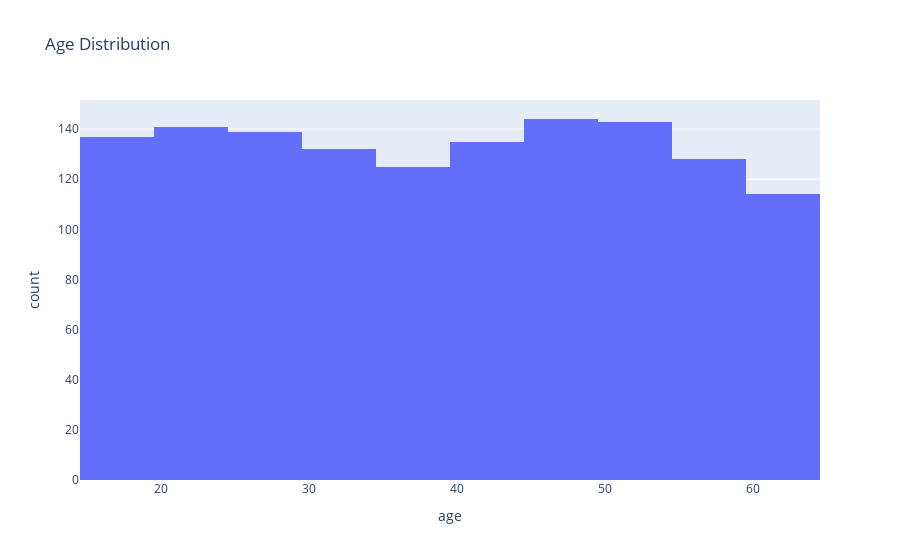
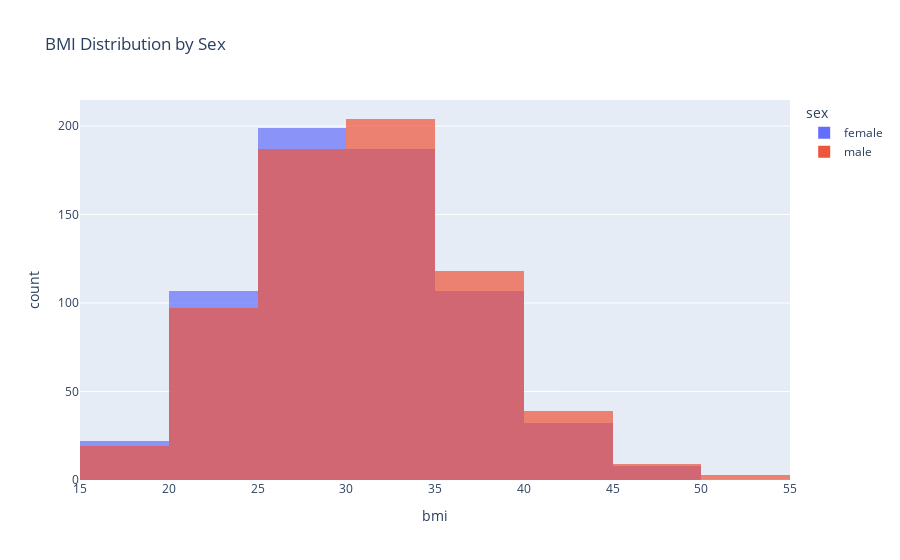
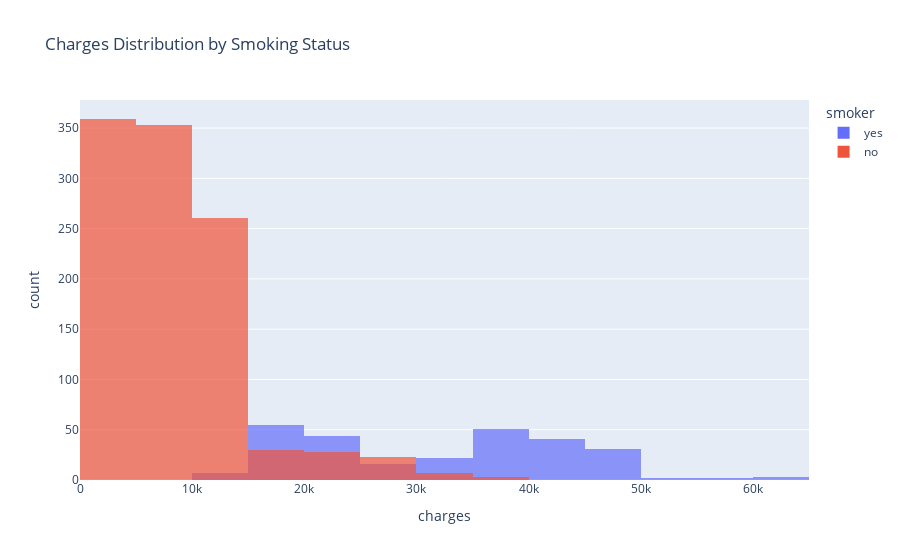
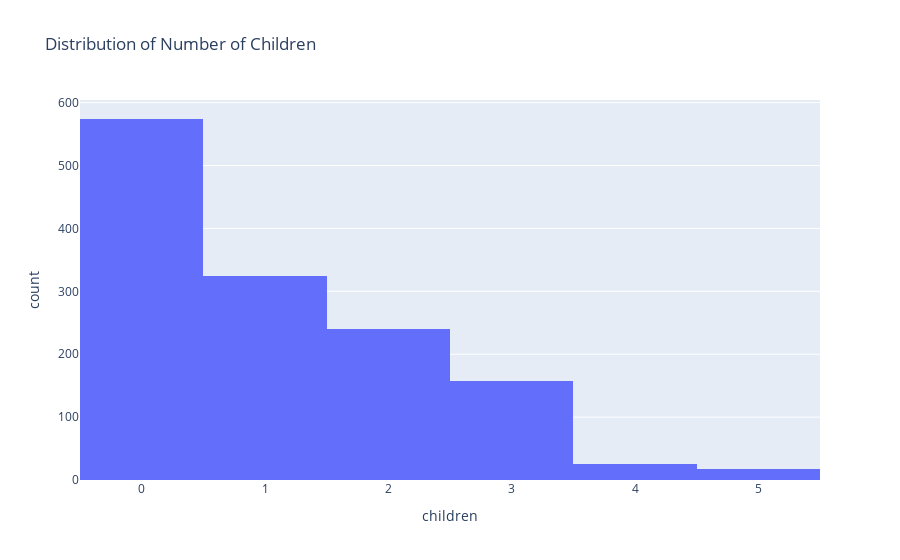

The notebook cell these images were saved under, in order:
### Code cell
# write here your code
fig1 = px.histogram(df, x='age', nbins=10, title='Age Distribution')
fig1.show()
fig2 = px.histogram(df, x='bmi', color='sex', nbins=15,
                   title='BMI Distribution by Sex', barmode='overlay', opacity=0.7)
fig2.show()
fig3 = px.histogram(df, x='charges', color='smoker', nbins=20,
                   title='Charges Distribution by Smoking Status', barmode='overlay', opacity=0.7)
fig3.show()
fig4 = px.histogram(df, x='children', nbins=7,
                   title='Distribution of Number of Children')
fig4.show()

fig5 = px.histogram(df, x='charges', color='region', nbins=20,
                   title='Charges Distribution by Region', barmode='overlay', opacity=0.7)
fig5.show()

### Figure 1 — Plotly figure (JSON) as saved in the notebook; plotly's stock layout.template omitted (floating-point values rounded to 4 significant figures; data arrays with more than 128 entries replaced by an {"elided": "..."} marker saying what was removed)
{"data": [{"bingroup": "x", "hovertemplate": "age=%{x}<br>count=%{y}<extra></extra>", "legendgroup": "", "marker": {"color": "#636efa", "pattern": {"shape": ""}}, "name": "", "nbinsx": 10, "orientation": "v", "showlegend": false, "type": "histogram", "x": {"elided": "1338 int values"}, "xaxis": "x", "yaxis": "y"}], "layout": {"barmode": "relative", "legend": {"tracegroupgap": 0}, "title": {"text": "Age Distribution"}, "xaxis": {"anchor": "y", "domain": [0, 1], "title": {"text": "age"}}, "yaxis": {"anchor": "x", "domain": [0, 1], "title": {"text": "count"}}}}

### Figure 2 — Plotly figure (JSON) as saved in the notebook; plotly's stock layout.template omitted (floating-point values rounded to 4 significant figures; data arrays with more than 128 entries replaced by an {"elided": "..."} marker saying what was removed)
{"data": [{"bingroup": "x", "hovertemplate": "sex=female<br>bmi=%{x}<br>count=%{y}<extra></extra>", "legendgroup": "female", "marker": {"color": "#636efa", "opacity": 0.7, "pattern": {"shape": ""}}, "name": "female", "nbinsx": 15, "orientation": "v", "showlegend": true, "type": "histogram", "x": {"elided": "662 float values"}, "xaxis": "x", "yaxis": "y"}, {"bingroup": "x", "hovertemplate": "sex=male<br>bmi=%{x}<br>count=%{y}<extra></extra>", "legendgroup": "male", "marker": {"color": "#EF553B", "opacity": 0.7, "pattern": {"shape": ""}}, "name": "male", "nbinsx": 15, "orientation": "v", "showlegend": true, "type": "histogram", "x": {"elided": "676 float values"}, "xaxis": "x", "yaxis": "y"}], "layout": {"barmode": "overlay", "legend": {"title": {"text": "sex"}, "tracegroupgap": 0}, "title": {"text": "BMI Distribution by Sex"}, "xaxis": {"anchor": "y", "domain": [0, 1], "title": {"text": "bmi"}}, "yaxis": {"anchor": "x", "domain": [0, 1], "title": {"text": "count"}}}}

### Figure 3 — Plotly figure (JSON) as saved in the notebook; plotly's stock layout.template omitted (floating-point values rounded to 4 significant figures; data arrays with more than 128 entries replaced by an {"elided": "..."} marker saying what was removed)
{"data": [{"bingroup": "x", "hovertemplate": "smoker=yes<br>charges=%{x}<br>count=%{y}<extra></extra>", "legendgroup": "yes", "marker": {"color": "#636efa", "opacity": 0.7, "pattern": {"shape": ""}}, "name": "yes", "nbinsx": 20, "orientation": "v", "showlegend": true, "type": "histogram", "x": {"elided": "274 float values"}, "xaxis": "x", "yaxis": "y"}, {"bingroup": "x", "hovertemplate": "smoker=no<br>charges=%{x}<br>count=%{y}<extra></extra>", "legendgroup": "no", "marker": {"color": "#EF553B", "opacity": 0.7, "pattern": {"shape": ""}}, "name": "no", "nbinsx": 20, "orientation": "v", "showlegend": true, "type": "histogram", "x": {"elided": "1064 float values"}, "xaxis": "x", "yaxis": "y"}], "layout": {"barmode": "overlay", "legend": {"title": {"text": "smoker"}, "tracegroupgap": 0}, "title": {"text": "Charges Distribution by Smoking Status"}, "xaxis": {"anchor": "y", "domain": [0, 1], "title": {"text": "charges"}}, "yaxis": {"anchor": "x", "domain": [0, 1], "title": {"text": "count"}}}}

### Figure 4 — Plotly figure (JSON) as saved in the notebook; plotly's stock layout.template omitted (floating-point values rounded to 4 significant figures; data arrays with more than 128 entries replaced by an {"elided": "..."} marker saying what was removed)
{"data": [{"bingroup": "x", "hovertemplate": "children=%{x}<br>count=%{y}<extra></extra>", "legendgroup": "", "marker": {"color": "#636efa", "pattern": {"shape": ""}}, "name": "", "nbinsx": 7, "orientation": "v", "showlegend": false, "type": "histogram", "x": {"elided": "1338 int values"}, "xaxis": "x", "yaxis": "y"}], "layout": {"barmode": "relative", "legend": {"tracegroupgap": 0}, "title": {"text": "Distribution of Number of Children"}, "xaxis": {"anchor": "y", "domain": [0, 1], "title": {"text": "children"}}, "yaxis": {"anchor": "x", "domain": [0, 1], "title": {"text": "count"}}}}
